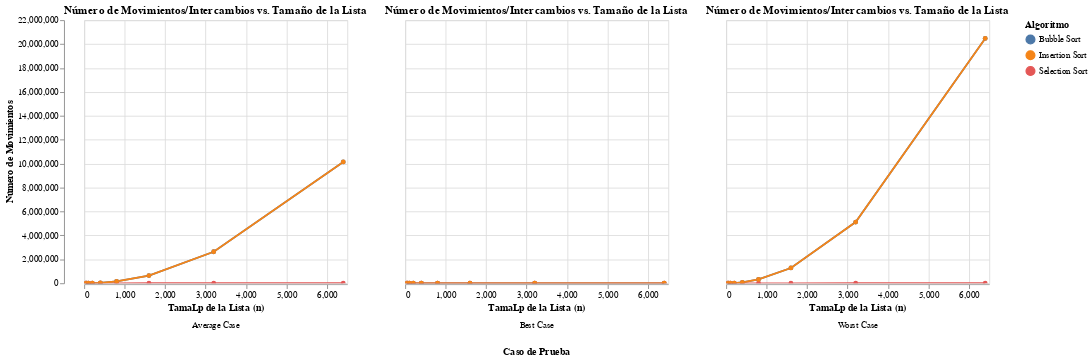

Here is the notebook cell this chart was saved with:
### Markdown cell above
## 4. Gráfica: Movimientos vs. Tamaño (n)

Comparamos cuántos movimientos de datos (intercambios o desplazamientos) realizó cada algoritmo.

### Code cell
# Solo ejecutar si el DataFrame no está vacío
if not df.empty:
    chart_movements = alt.Chart(df).mark_line(point=True).encode(
        x=alt.X('Size (n)', title='TamaLp de la Lista (n)'),
        y=alt.Y('Movements', title='Número de Movimientos'),
        color=alt.Color('Algorithm', title='Algoritmo'),
        tooltip=['Algorithm', 'Case', 'Size (n)', 'Time (ms)', 'Comparisons', 'Movements']
    ).properties(
        title='Número de Movimientos/Intercambios vs. Tamaño de la Lista'
    ).facet(
        column=alt.Column('Case', title='Caso de Prueba', header=alt.Header(titleOrient="bottom", labelOrient="bottom"))
    ).interactive()

    display(chart_movements)
else:
    print("No se pueden generar gráficos porque no se cargaron datos.")

### Figure 1 — Vega-Lite specification as saved in the notebook (floating-point values rounded to 4 significant figures)
{"config": {"view": {"continuousWidth": 300, "continuousHeight": 300}}, "data": {"name": "data-7d57a55faa9831a9f3d1bd7a11433e33"}, "facet": {"column": {"field": "Case", "header": {"labelOrient": "bottom", "titleOrient": "bottom"}, "title": "Caso de Prueba", "type": "nominal"}}, "spec": {"mark": {"type": "line", "point": true}, "encoding": {"color": {"field": "Algorithm", "title": "Algoritmo", "type": "nominal"}, "tooltip": [{"field": "Algorithm", "type": "nominal"}, {"field": "Case", "type": "nominal"}, {"field": "Size (n)", "type": "quantitative"}, {"field": "Time (ms)", "type": "quantitative"}, {"field": "Comparisons", "type": "quantitative"}, {"field": "Movements", "type": "quantitative"}], "x": {"field": "Size (n)", "title": "TamaLp de la Lista (n)", "type": "quantitative"}, "y": {"field": "Movements", "title": "Número de Movimientos", "type": "quantitative"}}, "name": "view_3", "title": "Número de Movimientos/Intercambios vs. Tamaño de la Lista"}, "params": [{"name": "param_3", "select": {"type": "interval", "encodings": ["x", "y"]}, "bind": "scales", "views": ["view_3"]}], "$schema": "https://vega.github.io/schema/vega-lite/v5.8.0.json", "datasets": {"data-7d57a55faa9831a9f3d1bd7a11433e33": [{"Algorithm": "Bubble Sort", "Case": "Average Case", "Size (n)": 50, "Comparisons": 1215, "Movements": 741, "Time (ms)": 0.0}, {"Algorithm": "Selection Sort", "Case": "Average Case", "Size (n)": 50, "Comparisons": 1225, "Movements": 47, "Time (ms)": 0.0}, {"Algorithm": "Insertion Sort", "Case": "Average Case", "Size (n)": 50, "Comparisons": 787, "Movements": 741, "Time (ms)": 0.0}, {"Algorithm": "Bubble Sort", "Case": "Average Case", "Size (n)": 100, "Comparisons": 4929, "Movements": 2703, "Time (ms)": 1.0}, {"Algorithm": "Selection Sort", "Case": "Average Case", "Size (n)": 100, "Comparisons": 4950, "Movements": 97, "Time (ms)": 0.0}, {"Algorithm": "Insertion Sort", "Case": "Average Case", "Size (n)": 100, "Comparisons": 2801, "Movements": 2703, "Time (ms)": 1.002}, {"Algorithm": "Bubble Sort", "Case": "Average Case", "Size (n)": 200, "Comparisons": 19647, "Movements": 10483, "Time (ms)": 4.0}, {"Algorithm": "Selection Sort", "Case": "Average Case", "Size (n)": 200, "Comparisons": 19900, "Movements": 193, "Time (ms)": 3.0}, {"Algorithm": "Insertion Sort", "Case": "Average Case", "Size (n)": 200, "Comparisons": 10680, "Movements": 10483, "Time (ms)": 5.105}, {"Algorithm": "Bubble Sort", "Case": "Average Case", "Size (n)": 400, "Comparisons": 79647, "Movements": 39787, "Time (ms)": 18.68}, {"Algorithm": "Selection Sort", "Case": "Average Case", "Size (n)": 400, "Comparisons": 79800, "Movements": 395, "Time (ms)": 10.0}, {"Algorithm": "Insertion Sort", "Case": "Average Case", "Size (n)": 400, "Comparisons": 40184, "Movements": 39787, "Time (ms)": 10.26}, {"Algorithm": "Bubble Sort", "Case": "Average Case", "Size (n)": 800, "Comparisons": 319429, "Movements": 159613, "Time (ms)": 83.78}, {"Algorithm": "Selection Sort", "Case": "Average Case", "Size (n)": 800, "Comparisons": 319600, "Movements": 791, "Time (ms)": 43.17}, {"Algorithm": "Insertion Sort", "Case": "Average Case", "Size (n)": 800, "Comparisons": 160406, "Movements": 159613, "Time (ms)": 42.81}, {"Algorithm": "Bubble Sort", "Case": "Average Case", "Size (n)": 1600, "Comparisons": 1279109, "Movements": 644938, "Time (ms)": 380.9}, {"Algorithm": "Selection Sort", "Case": "Average Case", "Size (n)": 1600, "Comparisons": 1279200, "Movements": 1594, "Time (ms)": 186.1}, {"Algorithm": "Insertion Sort", "Case": "Average Case", "Size (n)": 1600, "Comparisons": 646534, "Movements": 644938, "Time (ms)": 194.0}, {"Algorithm": "Bubble Sort", "Case": "Average Case", "Size (n)": 3200, "Comparisons": 5112405, "Movements": 2634569, "Time (ms)": 1594.0}, {"Algorithm": "Selection Sort", "Case": "Average Case", "Size (n)": 3200, "Comparisons": 5118400, "Movements": 3193, "Time (ms)": 746.5}, {"Algorithm": "Insertion Sort", "Case": "Average Case", "Size (n)": 3200, "Comparisons": 2637759, "Movements": 2634569, "Time (ms)": 726.7}, {"Algorithm": "Bubble Sort", "Case": "Average Case", "Size (n)": 6400, "Comparisons": 20471547, "Movements": 10143028, "Time (ms)": 6070.0}, {"Algorithm": "Selection Sort", "Case": "Average Case", "Size (n)": 6400, "Comparisons": 20476800, "Movements": 6388, "Time (ms)": 2967.0}, {"Algorithm": "Insertion Sort", "Case": "Average Case", "Size (n)": 6400, "Comparisons": 10149421, "Movements": 10143028, "Time (ms)": 2831.0}, {"Algorithm": "Bubble Sort", "Case": "Best Case", "Size (n)": 50, "Comparisons": 49, "Movements": 0, "Time (ms)": 1.003}, {"Algorithm": "Selection Sort", "Case": "Best Case", "Size (n)": 50, "Comparisons": 1225, "Movements": 0, "Time (ms)": 0.0}, {"Algorithm": "Insertion Sort", "Case": "Best Case", "Size (n)": 50, "Comparisons": 49, "Movements": 0, "Time (ms)": 0.0}, {"Algorithm": "Bubble Sort", "Case": "Best Case", "Size (n)": 100, "Comparisons": 99, "Movements": 0, "Time (ms)": 0.0}, {"Algorithm": "Selection Sort", "Case": "Best Case", "Size (n)": 100, "Comparisons": 4950, "Movements": 0, "Time (ms)": 0.6082}, {"Algorithm": "Insertion Sort", "Case": "Best Case", "Size (n)": 100, "Comparisons": 99, "Movements": 0, "Time (ms)": 0.0}, {"Algorithm": "Bubble Sort", "Case": "Best Case", "Size (n)": 200, "Comparisons": 199, "Movements": 0, "Time (ms)": 0.0}, {"Algorithm": "Selection Sort", "Case": "Best Case", "Size (n)": 200, "Comparisons": 19900, "Movements": 0, "Time (ms)": 2.007}, {"Algorithm": "Insertion Sort", "Case": "Best Case", "Size (n)": 200, "Comparisons": 199, "Movements": 0, "Time (ms)": 0.0}, {"Algorithm": "Bubble Sort", "Case": "Best Case", "Size (n)": 400, "Comparisons": 399, "Movements": 0, "Time (ms)": 0.0}, {"Algorithm": "Selection Sort", "Case": "Best Case", "Size (n)": 400, "Comparisons": 79800, "Movements": 0, "Time (ms)": 11.0}, {"Algorithm": "Insertion Sort", "Case": "Best Case", "Size (n)": 400, "Comparisons": 399, "Movements": 0, "Time (ms)": 0.0}, {"Algorithm": "Bubble Sort", "Case": "Best Case", "Size (n)": 800, "Comparisons": 799, "Movements": 0, "Time (ms)": 1.05}, {"Algorithm": "Selection Sort", "Case": "Best Case", "Size (n)": 800, "Comparisons": 319600, "Movements": 0, "Time (ms)": 50.84}, {"Algorithm": "Insertion Sort", "Case": "Best Case", "Size (n)": 800, "Comparisons": 799, "Movements": 0, "Time (ms)": 0.0}, {"Algorithm": "Bubble Sort", "Case": "Best Case", "Size (n)": 1600, "Comparisons": 1599, "Movements": 0, "Time (ms)": 1.002}, {"Algorithm": "Selection Sort", "Case": "Best Case", "Size (n)": 1600, "Comparisons": 1279200, "Movements": 0, "Time (ms)": 192.3}, {"Algorithm": "Insertion Sort", "Case": "Best Case", "Size (n)": 1600, "Comparisons": 1599, "Movements": 0, "Time (ms)": 1.002}, {"Algorithm": "Bubble Sort", "Case": "Best Case", "Size (n)": 3200, "Comparisons": 3199, "Movements": 0, "Time (ms)": 0.9983}, {"Algorithm": "Selection Sort", "Case": "Best Case", "Size (n)": 3200, "Comparisons": 5118400, "Movements": 0, "Time (ms)": 789.6}, {"Algorithm": "Insertion Sort", "Case": "Best Case", "Size (n)": 3200, "Comparisons": 3199, "Movements": 0, "Time (ms)": 1.003}, {"Algorithm": "Bubble Sort", "Case": "Best Case", "Size (n)": 6400, "Comparisons": 6399, "Movements": 0, "Time (ms)": 0.9973}, {"Algorithm": "Selection Sort", "Case": "Best Case", "Size (n)": 6400, "Comparisons": 20476800, "Movements": 0, "Time (ms)": 3028.0}, {"Algorithm": "Insertion Sort", "Case": "Best Case", "Size (n)": 6400, "Comparisons": 6399, "Movements": 0, "Time (ms)": 1.133}, {"Algorithm": "Bubble Sort", "Case": "Worst Case", "Size (n)": 50, "Comparisons": 1225, "Movements": 1225, "Time (ms)": 0.2179}, {"Algorithm": "Selection Sort", "Case": "Worst Case", "Size (n)": 50, "Comparisons": 1225, "Movements": 25, "Time (ms)": 0.0}, {"Algorithm": "Insertion Sort", "Case": "Worst Case", "Size (n)": 50, "Comparisons": 1225, "Movements": 1225, "Time (ms)": 0.0}, {"Algorithm": "Bubble Sort", "Case": "Worst Case", "Size (n)": 100, "Comparisons": 4950, "Movements": 4950, "Time (ms)": 2.006}, {"Algorithm": "Selection Sort", "Case": "Worst Case", "Size (n)": 100, "Comparisons": 4950, "Movements": 50, "Time (ms)": 1.002}, {"Algorithm": "Insertion Sort", "Case": "Worst Case", "Size (n)": 100, "Comparisons": 4950, "Movements": 4950, "Time (ms)": 1.996}, {"Algorithm": "Bubble Sort", "Case": "Worst Case", "Size (n)": 200, "Comparisons": 19900, "Movements": 19900, "Time (ms)": 6.996}, {"Algorithm": "Selection Sort", "Case": "Worst Case", "Size (n)": 200, "Comparisons": 19900, "Movements": 100, "Time (ms)": 3.149}, {"Algorithm": "Insertion Sort", "Case": "Worst Case", "Size (n)": 200, "Comparisons": 19900, "Movements": 19900, "Time (ms)": 7.08}, {"Algorithm": "Bubble Sort", "Case": "Worst Case", "Size (n)": 400, "Comparisons": 79800, "Movements": 79800, "Time (ms)": 32.41}, {"Algorithm": "Selection Sort", "Case": "Worst Case", "Size (n)": 400, "Comparisons": 79800, "Movements": 200, "Time (ms)": 10.17}, {"Algorithm": "Insertion Sort", "Case": "Worst Case", "Size (n)": 400, "Comparisons": 79800, "Movements": 79800, "Time (ms)": 22.04}, {"Algorithm": "Bubble Sort", "Case": "Worst Case", "Size (n)": 800, "Comparisons": 319600, "Movements": 319600, "Time (ms)": 128.4}, {"Algorithm": "Selection Sort", "Case": "Worst Case", "Size (n)": 800, "Comparisons": 319600, "Movements": 400, "Time (ms)": 48.74}, {"Algorithm": "Insertion Sort", "Case": "Worst Case", "Size (n)": 800, "Comparisons": 319600, "Movements": 319600, "Time (ms)": 92.59}, {"Algorithm": "Bubble Sort", "Case": "Worst Case", "Size (n)": 1600, "Comparisons": 1279200, "Movements": 1279200, "Time (ms)": 505.7}, {"Algorithm": "Selection Sort", "Case": "Worst Case", "Size (n)": 1600, "Comparisons": 1279200, "Movements": 800, "Time (ms)": 181.0}, {"Algorithm": "Insertion Sort", "Case": "Worst Case", "Size (n)": 1600, "Comparisons": 1279200, "Movements": 1279200, "Time (ms)": 347.4}, {"Algorithm": "Bubble Sort", "Case": "Worst Case", "Size (n)": 3200, "Comparisons": 5118400, "Movements": 5118400, "Time (ms)": 2001.0}, {"Algorithm": "Selection Sort", "Case": "Worst Case", "Size (n)": 3200, "Comparisons": 5118400, "Movements": 1600, "Time (ms)": 740.0}, {"Algorithm": "Insertion Sort", "Case": "Worst Case", "Size (n)": 3200, "Comparisons": 5118400, "Movements": 5118400, "Time (ms)": 1445.0}, {"Algorithm": "Bubble Sort", "Case": "Worst Case", "Size (n)": 6400, "Comparisons": 20476800, "Movements": 20476800, "Time (ms)": 8232.0}, {"Algorithm": "Selection Sort", "Case": "Worst Case", "Size (n)": 6400, "Comparisons": 20476800, "Movements": 3200, "Time (ms)": 2992.0}, {"Algorithm": "Insertion Sort", "Case": "Worst Case", "Size (n)": 6400, "Comparisons": 20476800, "Movements": 20476800, "Time (ms)": 5679.0}]}}
